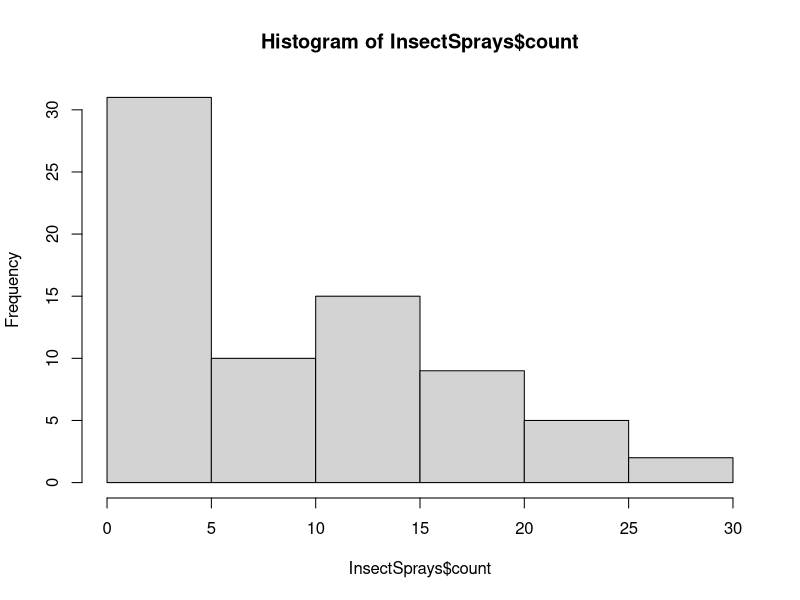
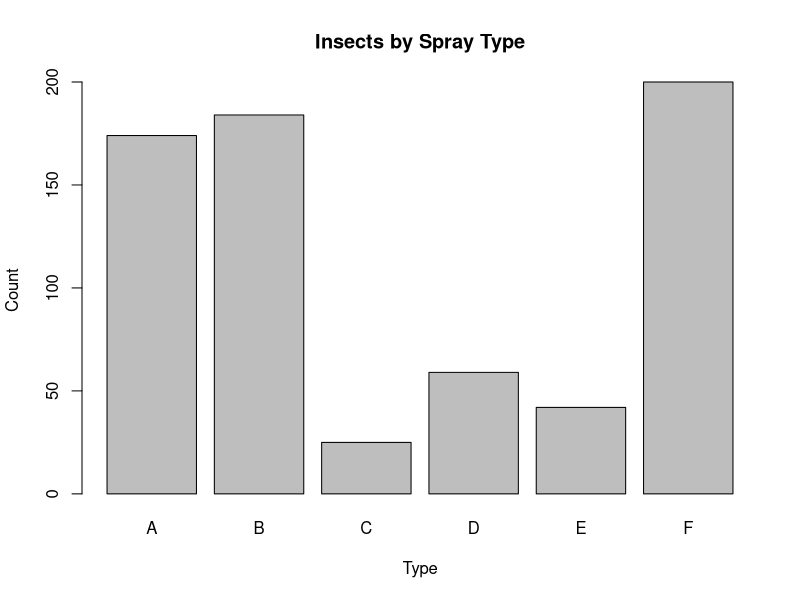
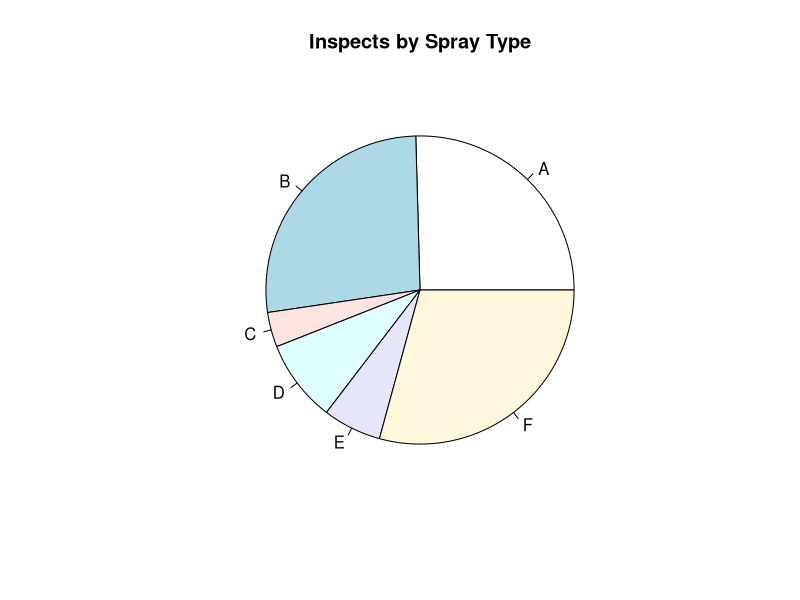
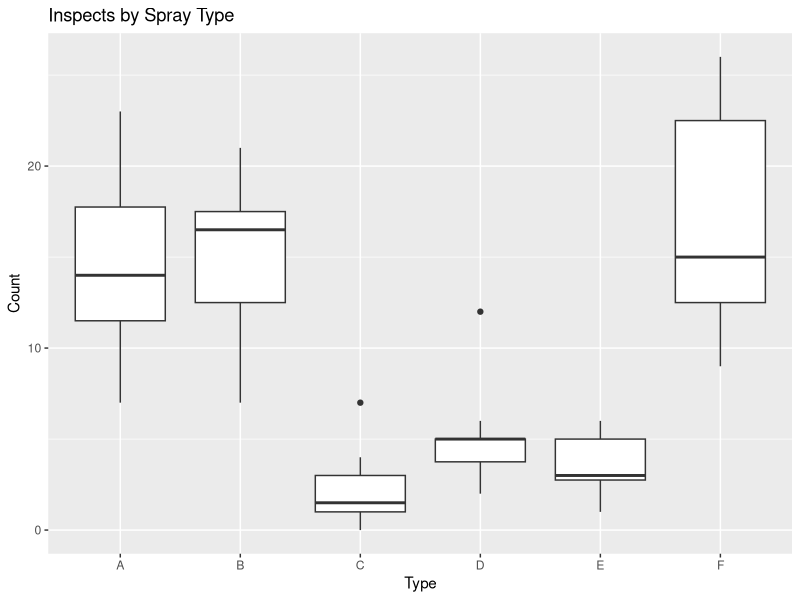

Here is the R script that generated these plots, in order:
# 14.1
hist(InsectSprays$count)

insect.spray <- levels(InsectSprays$spray)
insect.count <- tapply(InsectSprays$count, InsectSprays$spray, sum)
barplot(insect.count, names.arg = insect.spray,
        xlab = "Type", ylab = "Count", main = "Insects by Spray Type")
pie(insect.count, labels = insect.spray, main = "Inspects by Spray Type")

library(ggplot2)
qplot(InsectSprays$spray, InsectSprays$count, geom = "boxplot",
      xlab = "Type", ylab = "Count", main = "Inspects by Spray Type")